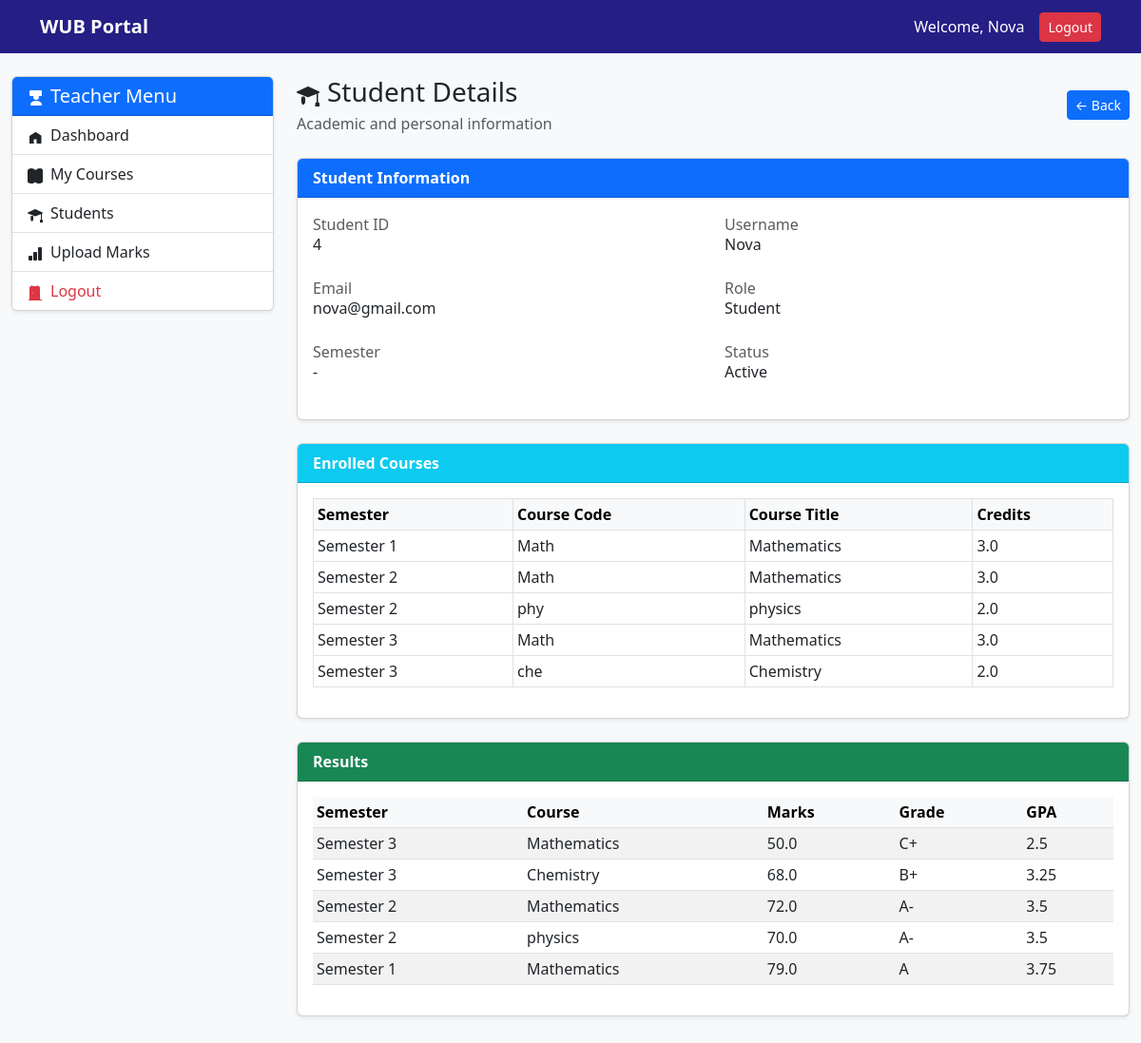
The app's page /teacher/student/4/ (signed in) with its own data.
### accounts/models.py (models this page shows)
class CustomUser(AbstractUser):
    role = models.CharField(max_length=20, default='student')
    profile_picture = models.ImageField(
        upload_to='profile_pics/',
        null=True,
        blank=True
    )
    phone = models.CharField(max_length=20, null=True, blank=True)
    address = models.TextField(null=True, blank=True)

### results/models.py (models this page shows, shortened)
class Result(models.Model):
    student = models.ForeignKey(
        settings.AUTH_USER_MODEL,
        on_delete=models.CASCADE,
        related_name='results'
    )
    course = models.ForeignKey(Course, on_delete=models.CASCADE)
    semester = models.PositiveIntegerField(default=1)
    quiz_marks = models.FloatField(default=0)
    forum_marks = models.FloatField(default=0)
    assignment_marks = models.FloatField(default=0)
    midterm_marks = models.FloatField(default=0)
    final_marks = models.FloatField(default=0)
    marks = models.FloatField(default=0)
    grade = models.CharField(max_length=10, blank=True)
    gpa = models.FloatField(default=0)
    created_at = models.DateTimeField(auto_now_add=True)
    updated_at = models.DateTimeField(auto_now=True)
    class Meta:
        unique_together = ('student', 'course', 'semester')
        ordering = ['-semester', 'course']

### courses/models.py (models this page shows, shortened)
class Course(models.Model):
    course_code = models.CharField(max_length=20)
    course_title = models.CharField(max_length=200)
    credit = models.FloatField(default=3.0)
    teacher = models.ForeignKey(
        settings.AUTH_USER_MODEL,
        on_delete=models.SET_NULL,
        null=True,
        blank=True,
        limit_choices_to={'role': 'teacher'},
        related_name='assigned_courses'
    )

### accounts/views.py (the view)
# urls.py: path('teacher/student/<int:student_id>/', account_views.student_details, name='student_details'),
@login_required(login_url='/login/')
def student_details(request, student_id):
    student = get_object_or_404(User, id=student_id, role='student')
    from students.models import StudentProfile
    profile = StudentProfile.objects.filter(user=student).first()
    enrolled_courses = Result.objects.filter(student=student).select_related('course').order_by(
        'semester', 'course__course_code'
    )
    results = Result.objects.filter(student=student).select_related('course').order_by(
        '-semester', 'course__course_code'
    )
    return render(request, "teacher/student_details.html", {
        "student": student,
        "profile": profile,
        "enrolled_courses": enrolled_courses,
        "results": results,
    })

### templates/teacher/student_details.html (shortened to what this page needs)
{% extends 'teacher/teacher_base.html' %}
{% block teacher_content %}
<div class="d-flex justify-content-between align-items-center mb-4">
    <div>
        <h3 class="mb-1">
            Student Details
        </h3>
        <p class="text-muted mb-0">Academic and personal information</p>
    </div>
    <a href="{% url 'teacher_students' %}" class="btn btn-primary btn-sm">
    ← Back
</a>
</div>
<div class="card shadow-sm mb-4">
    <div class="card-header bg-primary text-white">
    <strong>Student Information</strong>
</div>
    <div class="card-body">
        <div class="row">
            <div class="col-md-6 mb-3"><label class="text-muted">Student ID</label><h6>{{ student.id }}</h6></div>
            <div class="col-md-6 mb-3"><label class="text-muted">Username</label><h6>{{ student.username }}</h6></div>
            <div class="col-md-6 mb-3"><label class="text-muted">Email</label><h6>{{ student.email }}</h6></div>
            <div class="col-md-6 mb-3"><label class="text-muted">Role</label><h6>Student</h6></div>
            <div class="col-md-6 mb-3"><label class="text-muted">Semester</label><h6>{% if profile %}Semester {{ profile.semester }}{% else %}-{% endif %}</h6></div>
            <div class="col-md-6 mb-3"><label class="text-muted">Status</label><h6>Active</h6></div>
        </div>
    </div>
</div>
<div class="card shadow-sm mb-4">
    <div class="card-header bg-info text-white"><strong>Enrolled Courses</strong></div>
    <div class="card-body">
        {% if enrolled_courses %}
            <table class="table table-sm table-bordered">
                <thead class="table-light">
                    <tr><th>Semester</th><th>Course Code</th><th>Course Title</th><th>Credits</th></tr>
                </thead>
                <tbody>
                    {% for enrollment in enrolled_courses %}
                    <tr>
                        <td>Semester {{ enrollment.semester }}</td>
                        <td>{{ enrollment.course.course_code }}</td>
                        <td>{{ enrollment.course.course_title }}</td>
                        <td>{{ enrollment.course.credit|default:"3.0" }}</td>
                    </tr>
                    {% endfor %}
                </tbody>
            </table>
        {% else %}
            <p class="text-muted mb-0">No courses enrolled.</p>
        {% endif %}
    </div>
</div>
<div class="card shadow-sm mb-4">
    <div class="card-header bg-success text-white"><strong>Results</strong></div>
    <div class="card-body">
        {% if results %}
            <table class="table table-sm table-striped">
                <thead class="table-light">
                    <tr><th>Semester</th><th>Course</th><th>Marks</th><th>Grade</th><th>GPA</th></tr>
                </thead>
                <tbody>
                    {% for result in results %}
                    <tr>
                        <td>Semester {{ result.semester }}</td>
                        <td>{{ result.course.course_title }}</td>
                        <td>{{ result.marks }}</td>
                        <td>{{ result.grade }}</td>
                        <td>{{ result.gpa }}</td>
                    </tr>
                    {% endfor %}
                </tbody>
            </table>
        {% else %}
            <p class="text-muted mb-0">No results recorded yet.</p>
        {% endif %}
    </div>
</div>
{% endblock %}

### templates/base.html (shortened to what this page needs)
{% load static %}
<!DOCTYPE html>
<html lang="en">
<head>
    <link href="https://cdn.jsdelivr.net/npm/bootstrap@5.3.0/dist/css/bootstrap.min.css" rel="stylesheet">
</head>
<body>
    <nav class="navbar navbar-expand-lg navbar-dark">
        <div class="container">
            <a class="navbar-brand fw-bold" href="{% url 'student_dashboard' %}">WUB Portal</a>
            <div class="ms-auto d-flex align-items-center">
                <span class="text-white me-3">
                    Welcome, {{ request.user.get_full_name|default:request.user.username }}
                </span>
                <form method="post" action="{% url 'logout' %}" style="display: inline;">
                    <button type="submit" class="btn btn-danger btn-sm">Logout</button>
                </form>
            </div>
        </div>
    </nav>
    {% block content %}
    {% endblock %}
</body>
</html>

### templates/base.html (style rules this page uses)
body { background-color: #f8f9fa; }
.navbar { background: #251e85; }
.navbar-brand, .nav-link { color: white !important; }
.card-header { background: #251e85; color: white; }

### records on screen
CustomUser: user.get_full_name "Nova", id "4", username "Nova", email "nova@gmail.com"
Result: semester "1", course.course_code "Math", course.course_title "Mathematics", course.credit "3.0", marks "79.0", grade "A", gpa "3.75"
Result: semester "2", course.course_code "Math", course.course_title "Mathematics", course.credit "3.0", marks "72.0", grade "A-", gpa "3.5"
Result: semester "2", course.course_code "phy", course.course_title "physics", course.credit "2.0", marks "70.0", grade "A-", gpa "3.5"
Result: semester "3", course.course_code "Math", course.course_title "Mathematics", course.credit "3.0", marks "50.0", grade "C+", gpa "2.5"
Result: semester "3", course.course_code "che", course.course_title "Chemistry", course.credit "2.0", marks "68.0", grade "B+", gpa "3.25"
